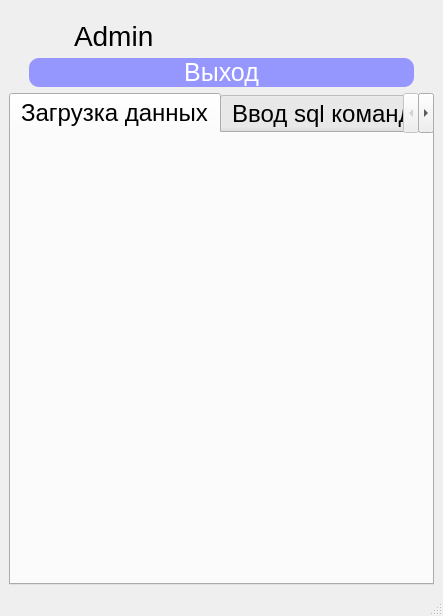
<?xml version="1.0" encoding="UTF-8"?>
<ui version="4.0">
 <class>MainWindow</class>
 <widget class="QMainWindow" name="MainWindow">
  <property name="geometry">
   <rect>
    <x>0</x>
    <y>0</y>
    <width>443</width>
    <height>616</height>
   </rect>
  </property>
  <property name="windowTitle">
   <string>MainWindow</string>
  </property>
  <property name="styleSheet">
   <string notr="true"/>
  </property>
  <widget class="QWidget" name="centralwidget">
   <layout class="QGridLayout" name="gridLayout">
    <property name="topMargin">
     <number>20</number>
    </property>
    <item row="0" column="0">
     <layout class="QHBoxLayout" name="horizontalLayout">
      <item alignment="Qt::AlignHCenter">
       <widget class="QLabel" name="name_label">
        <property name="font">
         <font>
          <pointsize>21</pointsize>
         </font>
        </property>
        <property name="styleSheet">
         <string notr="true"/>
        </property>
        <property name="text">
         <string>Admin</string>
        </property>
       </widget>
      </item>
      <item alignment="Qt::AlignHCenter">
       <widget class="QLabel" name="workspace">
        <property name="font">
         <font>
          <pointsize>21</pointsize>
         </font>
        </property>
        <property name="styleSheet">
         <string notr="true"/>
        </property>
        <property name="text">
         <string/>
        </property>
       </widget>
      </item>
     </layout>
    </item>
    <item row="2" column="0">
     <layout class="QVBoxLayout" name="verticalLayout">
      <item>
       <widget class="QTabWidget" name="tab_3">
        <property name="font">
         <font>
          <pointsize>18</pointsize>
         </font>
        </property>
        <property name="styleSheet">
         <string notr="true"/>
        </property>
        <property name="currentIndex">
         <number>0</number>
        </property>
        <widget class="QWidget" name="tab">
         <attribute name="title">
          <string>Загрузка данных</string>
         </attribute>
         <layout class="QGridLayout" name="gridLayout_4">
          <item row="0" column="0">
           <layout class="QVBoxLayout" name="verticalLayout_2"/>
          </item>
         </layout>
        </widget>
        <widget class="QWidget" name="tab_2">
         <attribute name="title">
          <string>Ввод sql команд вручную</string>
         </attribute>
         <layout class="QGridLayout" name="gridLayout_2"/>
        </widget>
       </widget>
      </item>
     </layout>
    </item>
    <item row="1" column="0">
     <layout class="QHBoxLayout" name="horizontalLayout_2">
      <property name="leftMargin">
       <number>20</number>
      </property>
      <property name="rightMargin">
       <number>20</number>
      </property>
      <item>
       <widget class="QPushButton" name="auth">
        <property name="styleSheet">
         <string notr="true">font-size: 25px;
                                        border-radius: 10px; 
                                        background-color: 
                                        rgb(150, 150, 255); 
                                        color: rgb(255, 255, 255)</string>
        </property>
        <property name="text">
         <string>Выход</string>
        </property>
       </widget>
      </item>
     </layout>
    </item>
   </layout>
  </widget>
  <widget class="QMenuBar" name="menubar">
   <property name="geometry">
    <rect>
     <x>0</x>
     <y>0</y>
     <width>443</width>
     <height>24</height>
    </rect>
   </property>
  </widget>
  <widget class="QStatusBar" name="statusbar"/>
 </widget>
 <resources/>
 <connections/>
</ui>
